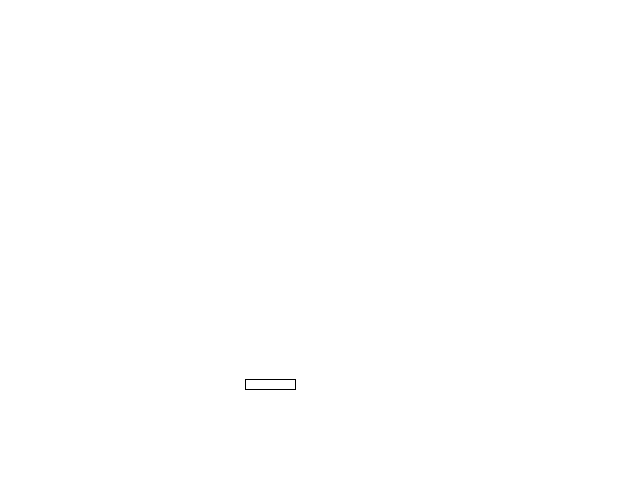
Frame 1 (no input)
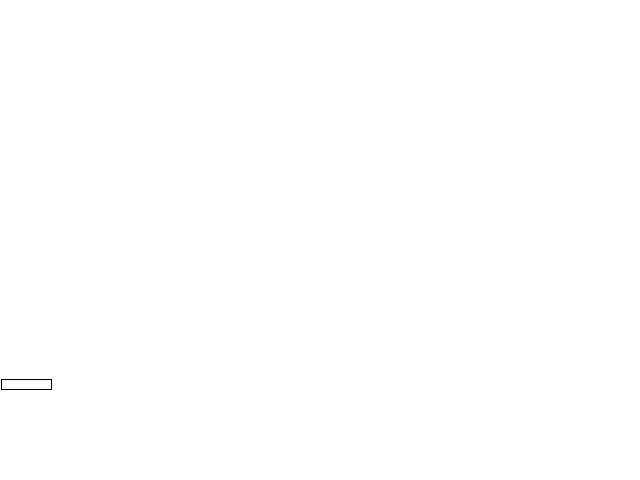
Frame 60 (the mouse pressed at the canvas centre just before this capture)
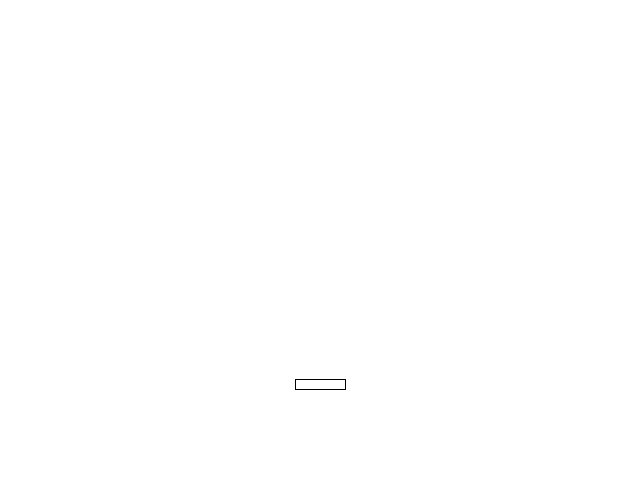
Frame 120 (the mouse held since frame 60 and released just before this capture)

The Processing sketch that drew these frames (run headless with seeded random() and noise(); from frame 60 on, the mouse is pressed at the canvas centre):

// Processing sketch: bag
// ── bag.pde
int speed;
int direction;
int xPos;
int yPos;
int bagWidth;
int bagHeight;
int bagMargin;
int sensitivity;

void setup() {
  size(640, 480);
  background(255);
  rectMode(CENTER);
  xPos = width/2;
  yPos = height * 4/5;
  bagWidth = 50;
  bagHeight = 10;
  rect(xPos, yPos, bagWidth, bagHeight);
  speed = 50;
  direction = 1;
  bagMargin = 1;
  sensitivity = 5;
}

void draw() {
  background(255);
  if (mouseX > xPos + sensitivity) {
    if (xPos + speed + bagWidth/2 > width) {
      xPos = width - bagWidth/2 - bagMargin;
    } else if (mouseX - xPos < speed) {
      xPos = mouseX;
    } else {
      xPos += speed;
    }
  }
  if (mouseX < xPos - sensitivity) {
    if (xPos - speed - bagWidth/2 < 0) {
      xPos = 0 + bagWidth/2 + bagMargin;
    } else if (mouseX - xPos > speed) {
      xPos = mouseX;
    } else {
      xPos -= speed;
    }
  }
  rect(xPos, yPos, bagWidth, bagHeight);
}

/*
void mouseClicked() {
  speed++;
}
*/
